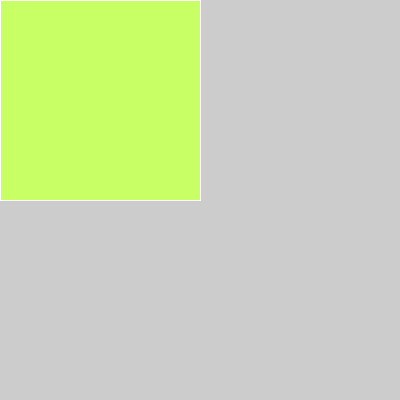
Frame 1 (no input)
Frame 60 (the mouse pressed at the canvas centre just before this capture): identical to frame 1, image omitted
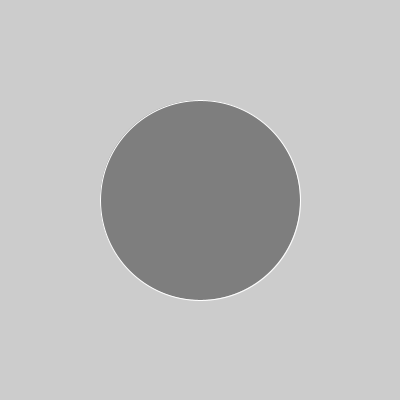
Frame 120 (the mouse held since frame 60 and released just before this capture)

The Processing sketch that drew these frames (run headless with seeded random() and noise(); from frame 60 on, the mouse is pressed at the canvas centre):

// Processing sketch: animate_shapes_ifMouseEvent
// ── animate_shapes_ifMouseEvent.pde
int value = 0;

void setup() 
{
    size(400, 400);
    noStroke();
    fill(0);
}

void mousePressed() {
  if (value == 0) {
    value = 255;
  } else {
    value = 0;
  }
}

void quadrant_square()
{
     if ((mouseX < 200) && (mouseY < 200))
     {
        fill(200,255,100);  //lime
        rect(0, 0, 200, 200);
      } else if ((mouseX >= 200) && (mouseY < 200)) 
             {
                 fill(100,10,100);  //dark purple
                 rect(200, 0, 400, 200);
              } else if ((mouseX >= 200) && (mouseY >= 200)) 
                      {
                          fill(10,10,200); //blue
                          rect(200,200,400,200);
                      }
                      else {
                             fill(190,10,0);
                             rect(0,200,200,400); 
                           }
}

void draw() 
{     
   // mouse pressing
   
   // Click within the image to change 
   // the value of the rectangle
   stroke(255);
   quadrant_square();
   if ( mousePressed ) 
   {
     background(204);
     if (mouseButton == LEFT)
         value = 0;  //black
     else if (mouseButton == RIGHT)
              value = 255; //white
     else value = 126;   //gray 
   }
   fill(value);
   ellipse(mouseX, mouseY, pmouseX, pmouseY);
}
